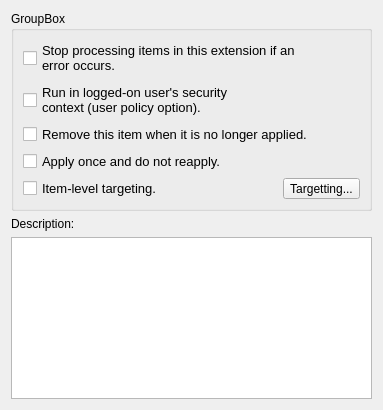
<?xml version="1.0" encoding="UTF-8"?>
<ui version="4.0">
 <class>Form</class>
 <widget class="QWidget" name="Form">
  <property name="geometry">
   <rect>
    <x>0</x>
    <y>0</y>
    <width>383</width>
    <height>410</height>
   </rect>
  </property>
  <property name="windowTitle">
   <string>Form</string>
  </property>
  <layout class="QGridLayout" name="gridLayout">
   <item row="0" column="0">
    <widget class="QGroupBox" name="groupBox">
     <property name="title">
      <string>GroupBox</string>
     </property>
     <layout class="QVBoxLayout" name="verticalLayout">
      <item>
       <widget class="QCheckBox" name="checkBox">
        <property name="font">
         <font>
          <pointsize>10</pointsize>
         </font>
        </property>
        <property name="text">
         <string>Stop processing items in this extension if an
error occurs.</string>
        </property>
       </widget>
      </item>
      <item>
       <widget class="QCheckBox" name="checkBox_2">
        <property name="font">
         <font>
          <pointsize>10</pointsize>
         </font>
        </property>
        <property name="text">
         <string>Run in logged-on user's security
context (user policy option).</string>
        </property>
       </widget>
      </item>
      <item>
       <widget class="QCheckBox" name="checkBox_3">
        <property name="font">
         <font>
          <pointsize>10</pointsize>
         </font>
        </property>
        <property name="text">
         <string>Remove this item when it is no longer applied.</string>
        </property>
       </widget>
      </item>
      <item>
       <widget class="QCheckBox" name="checkBox_4">
        <property name="font">
         <font>
          <pointsize>10</pointsize>
         </font>
        </property>
        <property name="text">
         <string>Apply once and do not reapply.</string>
        </property>
       </widget>
      </item>
      <item>
       <layout class="QHBoxLayout" name="horizontalLayout">
        <item>
         <widget class="QCheckBox" name="checkBox_5">
          <property name="font">
           <font>
            <pointsize>10</pointsize>
           </font>
          </property>
          <property name="text">
           <string>Item-level targeting.</string>
          </property>
         </widget>
        </item>
        <item>
         <widget class="QToolButton" name="toolButton">
          <property name="text">
           <string>Targetting...</string>
          </property>
         </widget>
        </item>
       </layout>
      </item>
     </layout>
    </widget>
   </item>
   <item row="1" column="0">
    <widget class="QLabel" name="label">
     <property name="text">
      <string>Description:</string>
     </property>
     <property name="buddy">
      <cstring>textEdit</cstring>
     </property>
    </widget>
   </item>
   <item row="2" column="0">
    <widget class="QTextEdit" name="textEdit"/>
   </item>
  </layout>
 </widget>
 <resources/>
 <connections/>
</ui>
